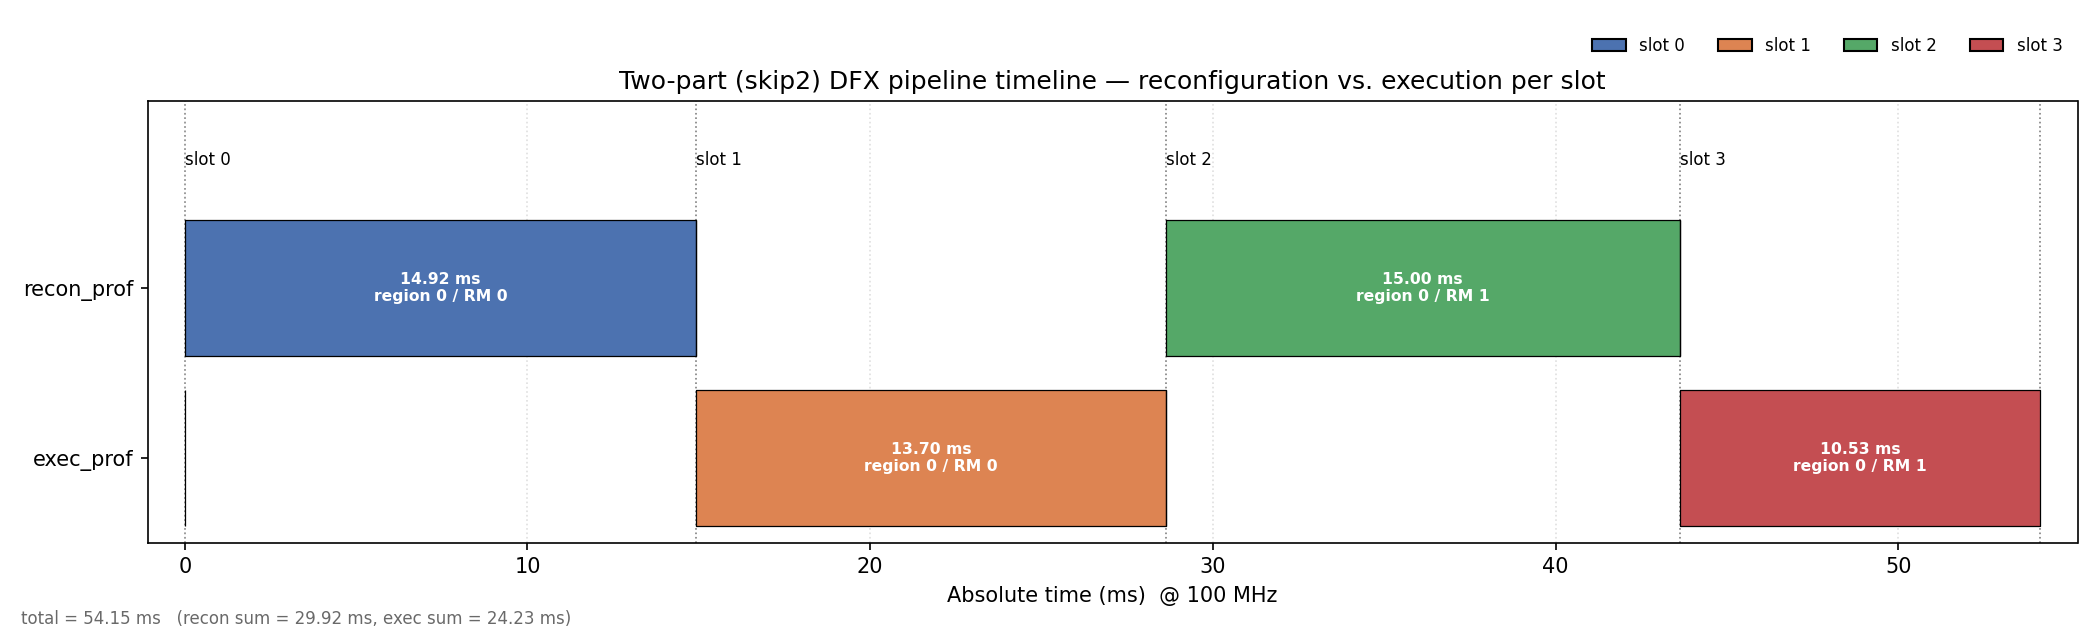

Write the Python code that produced this figure.
#!/usr/bin/env python3
"""Visualise the two-part (skip2) DFX pipeline as a two-lane timeline.

Reads the ``skip2_exp_perf`` table from the project DuckDB result store and
draws a Gantt-style timeline with two lanes:

    lane 1 (top)    : recon_prof  -- partial-bitstream reconfiguration time
    lane 2 (bottom) : exec_prof   -- ML-kernel execution time

Each row of the table (one DFX Manager slot) contributes one box to each
lane.  Both boxes of a slot start at the same absolute time, and the *next*
slot starts at the larger of the two end times -- i.e.

    t_start[i+1] = t_start[i] + max(recon_prof[i], exec_prof[i])

In the two-part scheme both halves share a single PR region over two phases,
so reconfiguration and execution do not overlap: each slot is dominated by
one lane while the other is ~1 cycle, giving a serial reconfigure/execute
schedule (in contrast to the double-buffered four-part scheme).

Profiling counters are clock cycles; they are converted to milliseconds at
the build clock (``clk_frq`` ~ 100 MHz).  The figure and this script live
together under ``images/perf/``.
"""

import os
import shutil
import tempfile

import duckdb
import numpy as np
import matplotlib
matplotlib.use("Agg")          # headless / batch rendering
import matplotlib.pyplot as plt
from matplotlib.patches import Patch


# ----------------------------------------------------------------------------
# paths / constants
# ----------------------------------------------------------------------------
DB_PATH  = "/media/tanawin/tanawin1701e/project8/dfx4ml/experiment/dfx4ml_result"
TABLE    = "skip2_exp_perf"
OUT_DIR  = os.path.dirname(os.path.abspath(__file__))
OUT_PNG  = os.path.join(OUT_DIR, "skip2_perf.png")

CLK_FREQ = 99999001.0          # build clock (Hz), ~100 MHz -> cycles -> ms
NUM_RM   = 2                   # RM variants per PR region (skip2: 1 region x 2 RMs)

# lane geometry: (bottom, height) for broken_barh; recon sits on top
RECON_LANE = (1.10, 0.80)
EXEC_LANE  = (0.10, 0.80)

COLORS = ["#4C72B0", "#DD8452", "#55A868", "#C44E52", "#8172B3",
          "#937860", "#DA8BC3", "#8C8C8C"]


# ----------------------------------------------------------------------------
# data loading
# ----------------------------------------------------------------------------
def load_df():
    """Return the skip2_exp_perf table as a DataFrame, ordered by slot.

    The live DuckDB file is often locked by a GUI client (DataGrip), so we
    copy it to a temporary file and open that copy read-only.
    """
    tmp = tempfile.NamedTemporaryFile(suffix=".duckdb", delete=False).name
    shutil.copy(DB_PATH, tmp)
    try:
        con = duckdb.connect(tmp, read_only=True)
        df  = con.execute(f"SELECT * FROM {TABLE} ORDER BY slot").fetchdf()
        con.close()
    finally:
        os.remove(tmp)
    return df


def decode_rm(v):
    """One-hot RM select -> (region, rm); (-1, -1) if no bit set.

    Bit layout (see example/multi_region_test*/): bit = region*NUM_RM + rm,
    i.e. bit0=r0/rm0, bit1=r0/rm1, bit2=r1/rm0, bit3=r1/rm1.  In the skip2
    scheme there is a single region, so both halves resolve to region 0.
    """
    v = int(v)
    if v <= 0:
        return -1, -1
    b = v.bit_length() - 1
    return b // NUM_RM, b % NUM_RM


# ----------------------------------------------------------------------------
# plotting
# ----------------------------------------------------------------------------
def main():
    df = load_df()
    print(df.to_string())

    cyc2ms = 1.0e3 / CLK_FREQ
    recon  = df["recon_prof"].to_numpy(dtype=float) * cyc2ms
    execp  = df["exec_prof"].to_numpy(dtype=float) * cyc2ms
    slots  = df["slot"].tolist()

    # absolute start time of each slot: next box begins at the later of the
    # two lane end-times of the current slot.
    n      = len(df)
    starts = np.zeros(n)
    for i in range(1, n):
        starts[i] = starts[i - 1] + max(recon[i - 1], execp[i - 1])
    total = starts[-1] + max(recon[-1], execp[-1])

    fig, ax = plt.subplots(figsize=(14, 4.2))

    def draw_lane(lane, durs, rm_col):
        """Draw one lane's boxes + per-box labels (duration, RM part)."""
        for i in range(n):
            c = COLORS[i % len(COLORS)]
            ax.broken_barh([(starts[i], durs[i])], lane,
                           facecolors=c, edgecolor="black", linewidth=0.6)
            region, rm = decode_rm(df[rm_col].iloc[i])
            cx = starts[i] + durs[i] / 2.0
            cy = lane[0] + lane[1] / 2.0
            tag = f"\nregion {region} / RM {rm}" if rm >= 0 else ""
            # only label boxes wide enough to hold text; skip the ~1-cycle ones
            if durs[i] >= 0.04 * total:
                ax.text(cx, cy, f"{durs[i]:.2f} ms{tag}",
                        ha="center", va="center", fontsize=7.5,
                        color="white", fontweight="bold")

    draw_lane(RECON_LANE, recon, "recon_rm_sel")
    draw_lane(EXEC_LANE,  execp, "exec_rm_sel")

    # slot-boundary guides + slot labels along the top
    for i in range(n):
        ax.axvline(starts[i], color="grey", ls=":", lw=0.8, zorder=0)
        ax.text(starts[i], RECON_LANE[0] + RECON_LANE[1] + 0.30,
                f"slot {slots[i]}", ha="left", va="bottom",
                fontsize=8, color="black")
    ax.axvline(total, color="grey", ls=":", lw=0.8, zorder=0)

    # axes cosmetics
    ax.set_xlim(-0.02 * total, total * 1.02)
    ax.set_ylim(0.0, RECON_LANE[0] + RECON_LANE[1] + 0.7)
    ax.set_yticks([EXEC_LANE[0]  + EXEC_LANE[1]  / 2.0,
                   RECON_LANE[0] + RECON_LANE[1] / 2.0])
    ax.set_yticklabels(["exec_prof", "recon_prof"])
    ax.set_xlabel("Absolute time (ms)  @ %.0f MHz" % (CLK_FREQ / 1e6))
    ax.set_title("Two-part (skip2) DFX pipeline timeline "
                 "— reconfiguration vs. execution per slot")
    ax.grid(axis="x", ls=":", alpha=0.4)
    ax.set_axisbelow(True)

    legend = [Patch(facecolor=COLORS[i % len(COLORS)], edgecolor="black",
                    label=f"slot {slots[i]}") for i in range(n)]
    ax.legend(handles=legend, loc="upper right", ncol=n, frameon=False,
              fontsize=8, bbox_to_anchor=(1.0, 1.18))

    fig.text(0.01, 0.01,
             f"total = {total:.2f} ms   "
             f"(recon sum = {recon.sum():.2f} ms, "
             f"exec sum = {execp.sum():.2f} ms)",
             fontsize=8, color="dimgray")

    fig.tight_layout()
    fig.savefig(OUT_PNG, dpi=150)
    print("saved:", OUT_PNG)


if __name__ == "__main__":
    main()
